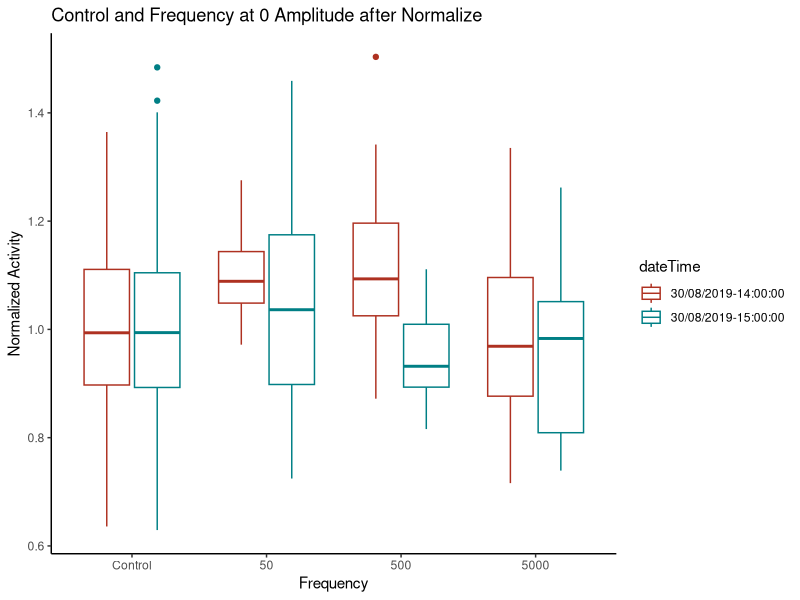
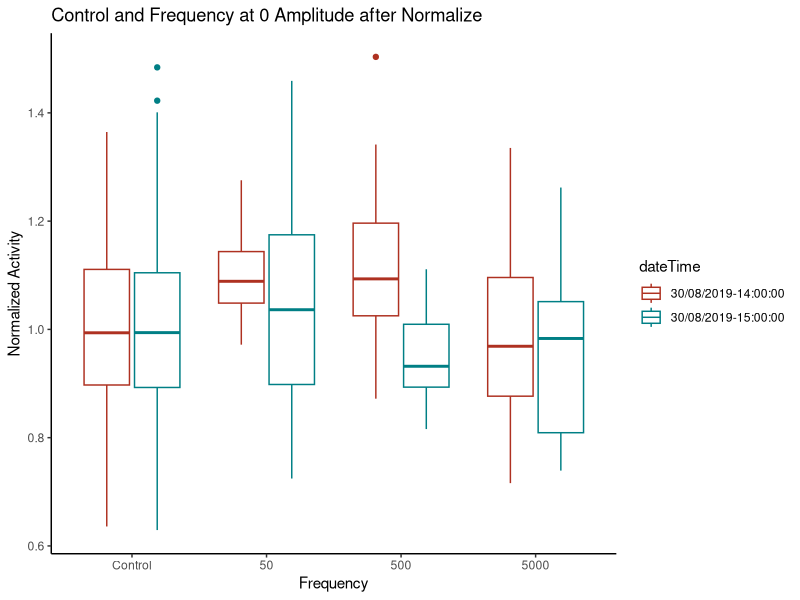
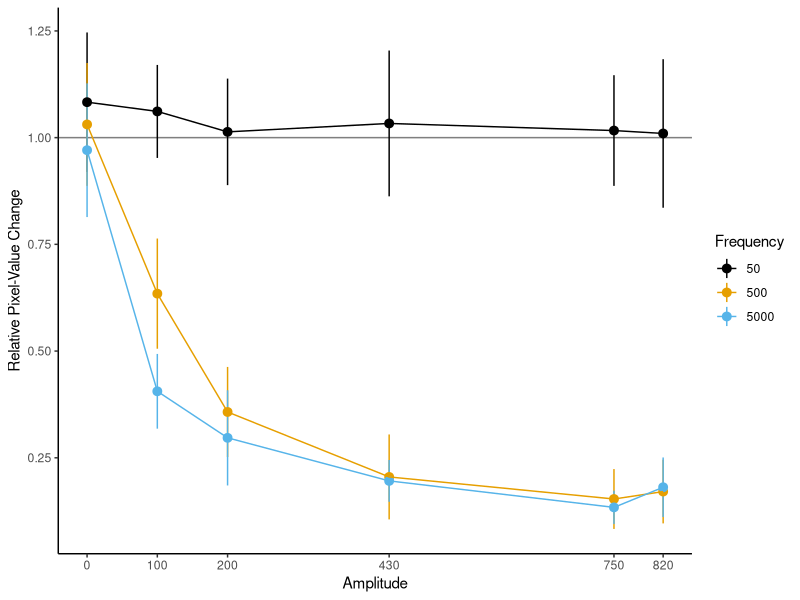

These figures' R source, in order:
# Libraries ---------------------------------------------------------------
library(tidyverse)
library(readr)
library(here)

# Constants
cbb_Palette <- c("#000000", "#E69F00", "#56B4E9", "#009E73", "#F0E442", "#0072B2", "#D55E00", "#CC79A7")

# Read Data ---------------------------------------------------------------
# Read data and drop_na as cleanup, if we have empty rows appended by accident
df <- read_csv("../datasets/amplitude_experiments.csv") %>%
  drop_na()

# Add Dummy Fields --------------------------------------------------------
# generate dateTime Field
df$dateTime      <- paste0(df$date, "-", df$time)
# generate norm activity cols
df$norm_activity <- df$activity
# save frequency original column as we do some mutating with it
df$frequency_org <- df$frequency

# Generate Groups, to represent each Frequency / Amplitude Change (round) ---------------------
# group each change
df$subgroup <- NA
lastFreq    <- 0
curFreq     <- 0
freqGroup   <- 0

for(i in 1:nrow(df)){
  curFreq <- df$frequency[i]
  if(curFreq != lastFreq){
    freqGroup <- freqGroup + 1
  }
  df$subgroup[i] <- freqGroup
  lastFreq <- curFreq
}
# Cleanup
rm(lastFreq, curFreq, freqGroup, i)

# Cumulative Sum ---------------------------------------------------------
# generate a cummulative sum in our frequency breaks
df$csum <- 1
df <- df %>%
  group_by(subgroup) %>%
  mutate(
    csum = cumsum(csum)
  ) %>%
  ungroup()

# control are frames between breaks with 0 frequency from 15-20 cumsum (-2)
df <- df %>%
  mutate(
    frequency = ifelse(between(csum, 15, 20) & frequency_org == 0, -2, frequency_org)
  )
# Filter frames in our breaks, which are at the beginning < 3 and at the end > 10
df <- df %>% filter(between(csum, 3,10) | frequency == -2 )

# Remove Zeroes
df <- df %>% filter(frequency != 0)

# Add count, we could filter for it eg. that we only plot if we have at least 30 rounds
df <- df %>% add_count(frequency, amplitude, name = "count")

# Calculate Mean Difference of the Control -----------------------------------------------
dfBaseSummary <- df %>%
  filter(frequency == -2) %>%
  group_by(dateTime) %>%
  summarise(
    m_activity = mean(activity),
  ) %>%
  mutate(
    d_activity = m_activity - m_activity[[1]],
  )

# Normalize based on Mean Base Activity -----------------------------------
testUnits <- unique(df$dateTime)

for(i in 1:length(testUnits)) {
  testName <- testUnits[[i]]
  baseDiff <- dfBaseSummary %>% filter(dateTime == testName)
  df <- df %>%
    mutate(
      norm_activity = ifelse(
        dateTime == testName,
        activity / baseDiff$m_activity, norm_activity # we could here change to median
      ),
    )
}

# Cleanup
rm(testUnits, i, testName)

# Arrange Amplitude and Frequency
df <- df %>% arrange(
  frequency, amplitude
)
# generate factor frequency 
df <- df %>% 
  mutate(
    frequency_factor = factor(frequency) %>% fct_recode(Control = "-2")
  )

# Plots -------------------------------------------------------------------

# Control Plot
plot_amp_control <- df %>%
  filter(amplitude == 0) %>%
  ggplot(aes(x = frequency_factor, y = norm_activity, color = dateTime)) +
  geom_boxplot() +
  ggtitle("Control and Frequency at 0 Amplitude after Normalize") +
  ylab("Normalized Activity") + xlab("Frequency") +
  scale_color_hue(l=40) +
  theme_classic()
plot_amp_control
ggsave("output/plot_amp_control.pdf", width = 10, plot_amp_control)

# Paper Plot
p1 <- df %>% 
  filter(frequency_factor != "Control") %>% 
  group_by(frequency_factor, amplitude) %>% 
  summarize(
    mean = mean(norm_activity),
    upper = mean + sd(norm_activity),
    lower = mean - sd(norm_activity)
  ) %>%
  ggplot(aes(x = amplitude, y = mean, color = frequency_factor)) +
  geom_hline(aes(yintercept = 1), color = "black", alpha = 0.5, show.legend = F) +
  geom_pointrange(aes(ymin = lower, ymax = upper)) +
  ylab("Relative Pixel-Value Change") +
  xlab("Amplitude") +
  labs(color = "Frequency") +
  scale_color_manual(values = cbb_Palette) +
  geom_line() +
  scale_x_continuous(breaks = c(unique(df$amplitude))) +
  theme_classic()

ggsave(paste0("output/", "amp_p1_lines.pdf"), width = 11, height = 5, p1)
